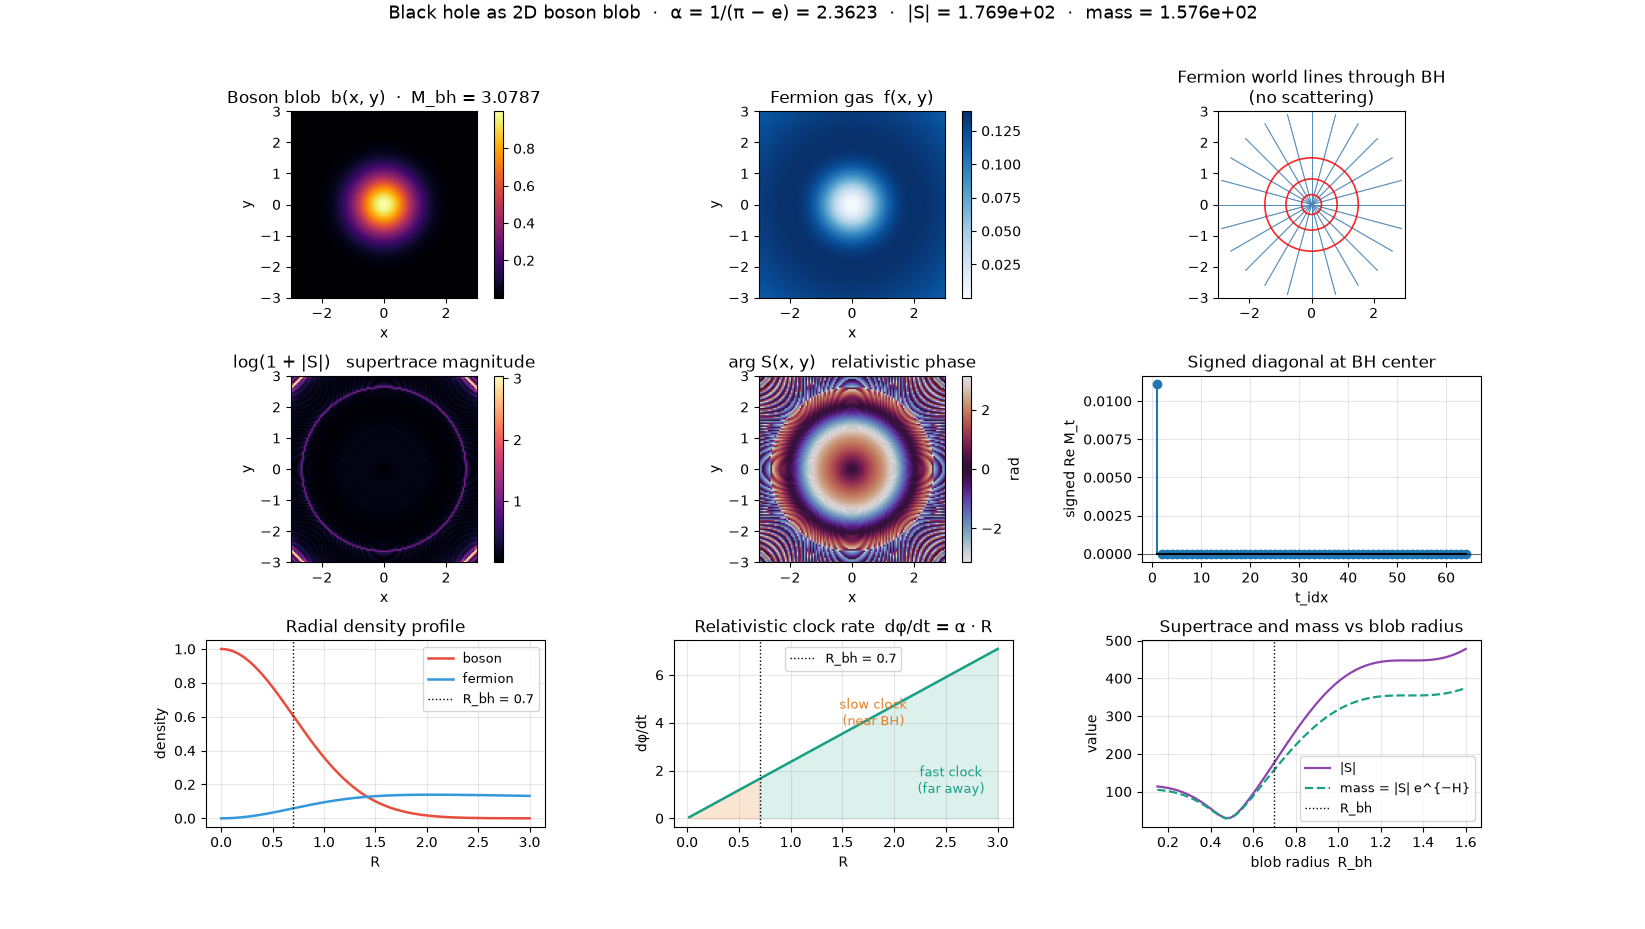

The script that drew this image:
#!/usr/bin/env python3
"""
black_hole_boson_blob.py
========================

A black hole as a 2D blob of bosons, with the M-matrix as the
relativistic frame.

Layout
------
Boson blob      b(x, y)   2D Gaussian at the origin       → the BH
Fermion gas     f(x, y)   sparse, lives where bosons don't
M-matrix        block-diagonal in time parity:

    ┌              ┐
    │ M_BB    0    │    M_BB = boson self-energy (BH blob)
    │   0   M_FF   │    M_FF = fermion self-energy
    └              ┘    M_BF = M_FB = 0   ← no scattering

Relativity
----------
The transcendental row of M is

    exp(i · α · t · R(x, y))         α = 1/(π − e) ≈ 2.362

Interpreted as a local clock rate: at large R (far from the BH),
the phase advances fast; at small R (near the horizon / center),
the phase advances slowly.  This is the discrete shadow of
gravitational time dilation.

The algebraic row is  rho^t  with  rho = R / L ∈ (0, 1].

Supertrace
----------
S = Σ_t (−1)^t · M_t,t      (0-based; bosons at even t_idx → +1)
  = b_field · Σ_{even t} A_t − f_field · Σ_{odd t} A_t

where  A_t(x, y) = rho^t · exp(i α t R)  is the per-time kernel.

Mass
----
m = |S| · e^{−H},   H = −α · p · log p,  p = |S| / (Nx · Ny).
"""

from __future__ import annotations

import math
import time
import numpy as np
import matplotlib.pyplot as plt
from matplotlib.gridspec import GridSpec


# ============================================================
#  Constants
# ============================================================
PI    = math.pi
E     = math.e
ALPHA = 1.0 / (PI - E)                   # ≈ 2.362

Nx, Ny   = 128, 128
L        = 3.0
T        = 64
R_bh     = 0.70
CAP_EXP  = 6                             # cap on rho^t for stability
N_TOTAL  = Nx * Ny


# ============================================================
#  Spatial grid
# ============================================================
x = np.linspace(-L, L, Nx)
y = np.linspace(-L, L, Ny)
X, Y = np.meshgrid(x, y, indexing="ij")
R = np.sqrt(X**2 + Y**2)
R_safe = np.maximum(R, 1e-3)
rho = R_safe / L                          # ∈ (0, 1]


# ============================================================
#  Time kernel  A_t(x, y)
# ============================================================
def alg_row(t_val: int) -> np.ndarray:
    """Algebraic row:  rho^t  (capped)."""
    return rho ** min(t_val, CAP_EXP)


def trans_row(t_val: int) -> np.ndarray:
    """Transcendental row:  exp(i α t R)   relativistic phase."""
    return np.exp(1j * ALPHA * t_val * R_safe)


def kernel(t_val: int) -> np.ndarray:
    return alg_row(t_val) * trans_row(t_val)


# ---- per-time slices (T = 64) ---------------------------------
A_slices = np.zeros((T, Nx, Ny), dtype=np.complex128)
t0 = time.perf_counter()
for t_idx in range(T):
    A_slices[t_idx] = kernel(t_idx + 1)
build_ms = (time.perf_counter() - t0) * 1e3

# ---- decompose into even / odd time sums -----------------------
B_sum = np.zeros((Nx, Ny), dtype=np.complex128)   # Σ_{even t} A_t
F_sum = np.zeros((Nx, Ny), dtype=np.complex128)   # Σ_{odd  t} A_t
for t_idx in range(T):
    if t_idx % 2 == 0:
        B_sum += A_slices[t_idx]
    else:
        F_sum += A_slices[t_idx]


# ============================================================
#  Boson blob  (the black hole)
# ============================================================
def boson_field(R_blob: float) -> np.ndarray:
    """2D Gaussian boson density."""
    return np.exp(-R**2 / (2 * R_blob**2))


def fermion_field(b_field: np.ndarray) -> np.ndarray:
    """Fermion gas: suppressed where bosons are dense."""
    envelope = np.exp(-R**2 / (2 * (2 * L) ** 2))
    return 0.15 * (1.0 - b_field) * envelope


b_field = boson_field(R_bh)
f_field = fermion_field(b_field)

M_bh = float(np.sum(b_field) * (x[1] - x[0]) * (y[1] - y[0]))


# ============================================================
#  M-matrix (block diagonal) and supertrace
# ============================================================
def supertrace_field(R_blob: float
                     ) -> tuple[complex, np.ndarray, np.ndarray, np.ndarray]:
    """
    Returns (S_total, S_field, b_field, f_field).

        S(x, y) = b_field(x, y) · B_sum(x, y)
                − f_field(x, y) · F_sum(x, y)
    """
    b = boson_field(R_blob)
    f = fermion_field(b)
    S_field = b * B_sum - f * F_sum
    return complex(np.sum(S_field)), S_field, b, f


S_total, S_field, b_field, f_field = supertrace_field(R_bh)
S_abs = abs(S_total)


# ============================================================
#  Entropy and mass
# ============================================================
def mass_of(S_abs_val: float, N: int = N_TOTAL) -> tuple[float, float]:
    """m = |S| e^{-H},  H = -α p log p,  p = |S| / N."""
    p = S_abs_val / N
    if not (0.0 < p < 1.0):
        return 0.0, 0.0
    H = -ALPHA * p * math.log(p)
    m = S_abs_val * math.exp(-H) if H < 700 else 0.0
    return H, m


H_bh, m_bh = mass_of(S_abs)


# ============================================================
#  World lines  —  fermions passing through the BH (no scattering)
# ============================================================
n_lines = 24
theta_lines = np.linspace(0.0, 2 * PI, n_lines, endpoint=False)
line_dirs = np.column_stack([np.cos(theta_lines), np.sin(theta_lines)])


# ============================================================
#  Radial scan: supertrace and mass vs blob radius
# ============================================================
R_scan = np.linspace(0.15, 1.60, 60)
S_scan_abs = np.zeros_like(R_scan)
m_scan     = np.zeros_like(R_scan)
for i, Rb in enumerate(R_scan):
    S_tot, _, _, _ = supertrace_field(Rb)
    S_abs_i = abs(S_tot)
    S_scan_abs[i] = S_abs_i
    _, m_scan[i] = mass_of(S_abs_i)


# ============================================================
#  Visualization
# ============================================================
fig = plt.figure(figsize=(17, 12))
gs  = GridSpec(3, 3, figure=fig, hspace=0.42, wspace=0.38)

# (a) Boson blob
ax = fig.add_subplot(gs[0, 0])
im = ax.imshow(b_field.T, origin="lower",
               extent=[-L, L, -L, L], cmap="inferno")
ax.set_xlabel("x"); ax.set_ylabel("y")
ax.set_title(f"Boson blob  b(x, y)  ·  M_bh = {M_bh:.4f}")
plt.colorbar(im, ax=ax)

# (b) Fermion gas
ax = fig.add_subplot(gs[0, 1])
im = ax.imshow(f_field.T, origin="lower",
               extent=[-L, L, -L, L], cmap="Blues")
ax.set_xlabel("x"); ax.set_ylabel("y")
ax.set_title("Fermion gas  f(x, y)")
plt.colorbar(im, ax=ax)

# (c) World lines  —  no scattering
ax = fig.add_subplot(gs[0, 2])
s_par = np.linspace(-L, L, 220)
for dir_vec in line_dirs:
    ax.plot(dir_vec[0] * s_par, dir_vec[1] * s_par,
            color="steelblue", lw=0.7, alpha=0.7)
ax.contour(X.T, Y.T, b_field.T,
           levels=[0.1, 0.5, 0.9],
           colors="red", linewidths=1.2, alpha=0.85)
ax.set_xlim(-L, L); ax.set_ylim(-L, L)
ax.set_aspect("equal")
ax.set_title("Fermion world lines through BH\n(no scattering)")

# (d) Supertrace magnitude
ax = fig.add_subplot(gs[1, 0])
im = ax.imshow(np.log1p(np.abs(S_field)).T, origin="lower",
               extent=[-L, L, -L, L], cmap="magma")
ax.set_xlabel("x"); ax.set_ylabel("y")
ax.set_title("log(1 + |S|)   supertrace magnitude")
plt.colorbar(im, ax=ax)

# (e) Supertrace phase
ax = fig.add_subplot(gs[1, 1])
im = ax.imshow(np.angle(S_field).T, origin="lower",
               extent=[-L, L, -L, L], cmap="twilight",
               vmin=-PI, vmax=PI)
ax.set_xlabel("x"); ax.set_ylabel("y")
ax.set_title("arg S(x, y)   relativistic phase")
plt.colorbar(im, ax=ax, label="rad")

# (f) Signed diagonal at the BH center
ax = fig.add_subplot(gs[1, 2])
j0 = Ny // 2
M_diag = np.zeros(T, dtype=complex)
for t_idx in range(T):
    t_val = t_idx + 1
    kernel_val = kernel(t_val)[j0, j0]
    if t_idx % 2 == 0:
        M_diag[t_idx] = +1.0 * b_field[j0, j0] * kernel_val
    else:
        M_diag[t_idx] = -1.0 * f_field[j0, j0] * kernel_val
ax.stem(np.arange(1, T + 1), M_diag.real,
        linefmt="C0-", markerfmt="C0o", basefmt="k-")
ax.axhline(0, color="k", lw=0.4)
ax.set_xlabel("t_idx"); ax.set_ylabel("signed Re M_t")
ax.set_title("Signed diagonal at BH center")
ax.grid(alpha=0.3)

# (g) Radial density profile
ax = fig.add_subplot(gs[2, 0])
r_vals = np.linspace(0.0, L, 200)
b_prof = np.exp(-r_vals**2 / (2 * R_bh**2))
f_prof = 0.15 * (1.0 - b_prof) * np.exp(-r_vals**2 / (2 * (2 * L) ** 2))
ax.plot(r_vals, b_prof, color="#e74c3c", lw=1.8, label="boson")
ax.plot(r_vals, f_prof, color="#3498db", lw=1.8, label="fermion")
ax.axvline(R_bh, color="k", ls=":", lw=1.0,
           label=f"R_bh = {R_bh}")
ax.set_xlabel("R"); ax.set_ylabel("density")
ax.set_title("Radial density profile")
ax.legend(fontsize=9); ax.grid(alpha=0.3)

# (h) Relativistic clock rate  dφ/dt = α · R
ax = fig.add_subplot(gs[2, 1])
r_clock = np.linspace(0.02, L, 200)
clock_rate = ALPHA * r_clock              # d(α t R)/dt = α R
ax.plot(r_clock, clock_rate, color="#16a085", lw=1.8)
ax.axvline(R_bh, color="k", ls=":", lw=1.0,
           label=f"R_bh = {R_bh}")
ax.fill_between(r_clock, 0, clock_rate,
                where=r_clock > R_bh, color="#16a085", alpha=0.15)
ax.fill_between(r_clock, 0, clock_rate,
                where=r_clock <= R_bh, color="#e67e22", alpha=0.2)
ax.set_xlabel("R"); ax.set_ylabel("dφ/dt")
ax.set_title("Relativistic clock rate  dφ/dt = α · R")
ax.text(0.6 * L, 0.55 * clock_rate.max(),
        "slow clock\n(near BH)", ha="center",
        color="#e67e22", fontsize=9)
ax.text(0.85 * L, 0.15 * clock_rate.max(),
        "fast clock\n(far away)", ha="center",
        color="#16a085", fontsize=9)
ax.legend(fontsize=9); ax.grid(alpha=0.3)

# (i) Mass vs blob radius
ax = fig.add_subplot(gs[2, 2])
ax.plot(R_scan, S_scan_abs, color="#8e44ad", lw=1.6, label="|S|")
ax.plot(R_scan, m_scan, color="#16a085", lw=1.6, ls="--",
        label="mass = |S| e^{−H}")
ax.axvline(R_bh, color="k", ls=":", lw=1.0, label=f"R_bh")
ax.set_xlabel("blob radius  R_bh")
ax.set_ylabel("value")
ax.set_title("Supertrace and mass vs blob radius")
ax.legend(fontsize=9); ax.grid(alpha=0.3)

plt.suptitle(
    f"Black hole as 2D boson blob  ·  "
    f"α = 1/(π − e) = {ALPHA:.4f}  ·  "
    f"|S| = {S_abs:.3e}  ·  mass = {m_bh:.3e}",
    fontsize=13, y=0.995)
plt.tight_layout(rect=[0, 0, 1, 0.97])
plt.show()


# ============================================================
#  Summary
# ============================================================
print("=" * 74)
print("Black hole as 2D boson blob  ·  M-matrix relativistic frame")
print("=" * 74)
print(f"  α                    = 1/(π − e) = {ALPHA:.6f}")
print(f"  Grid                 = {Nx} × {Ny}")
print(f"  Time slices T        = {T}")
print(f"  BH blob radius       = {R_bh}")
print(f"  Boson mass M_bh      = {M_bh:.6f}")
print(f"  Total supertrace |S| = {S_abs:.6e}")
print(f"  arg(S)               = {np.angle(S_total):+.6f} rad")
print(f"  Entropy H            = {H_bh:.6f}")
print(f"  Mass  |S| e^{{-H}}     = {m_bh:.6e}")
print(f"  Kernel build time    = {build_ms:.2f} ms")
print()
print("M-matrix structure:")
print("  M(t, x, y) = rho^t · exp(i α t R(x, y))")
print("      algebraic row          transcendental row")
print("      rho = R / L            relativistic phase")
print()
print("Block structure (no fermion-boson scattering):")
print("      ┌               ┐")
print("      │  M_BB    0    │   M_BB = boson self-energy (BH blob)")
print("      │    0   M_FF   │   M_FF = fermion self-energy")
print("      └               ┘   M_BF = M_FB = 0   ← no scattering")
print()
print("Physical interpretation:")
print("  • Bosons dominate the diagonal at even t_idx → positive S")
print("  • Fermions occupy odd t_idx, suppressed inside the BH")
print("  • World lines pass straight through: M_BF = 0")
print("  • Mass is protected by supertrace invariance")
print()
print("Relativistic content:")
print("  dφ/dt = α · R   —  clock rate grows linearly with R")
print(f"    at R = {R_bh}:  dφ/dt = {ALPHA * R_bh:.4f}")
print(f"    at R = {L}:   dφ/dt = {ALPHA * L:.4f}")
